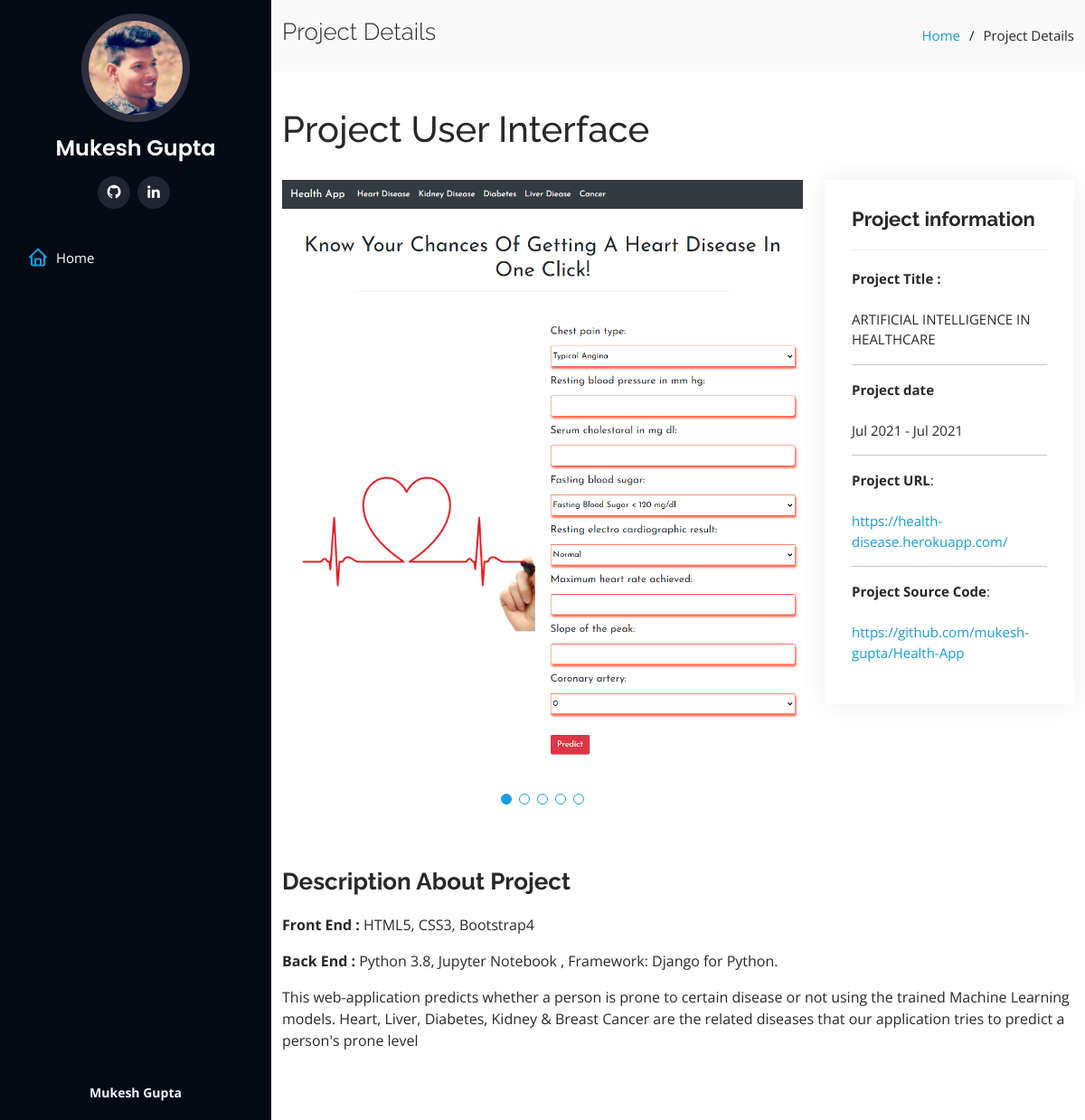
/detail/1, run on the app's committed database.
### Profile/models.py (models this page shows, shortened)
class Project(models.Model):
    proj_img=models.ImageField(upload_to='proj',default='static/user.png')
    img_1 = models.ImageField(upload_to='proj_img',default='static/user.png')
    img_2 = models.ImageField(upload_to='proj_img',default='static/user.png')
    img_3 = models.ImageField(upload_to='proj_img',default='static/user.png')
    img_4 = models.ImageField(upload_to='proj_img',default='static/user.png')
    img_5 = models.ImageField(upload_to='proj_img',default='static/user.png')
    proj_stdt = models.DateField(null=True)
    proj_eddt = models.DateField(null=True)
    proj_title = models.CharField(max_length=300)
    proj_desc = models.TextField(max_length=2000)
    proj_url = models.URLField()
    proj_sc = models.URLField(null=True)
    front_e=models.CharField(max_length=200,null=True)
    back_e=models.CharField(max_length=200,null=True)

### Profile/views.py (the view)
# urls.py: path('detail/<int:pk>',views.project_view,name='detail'),
def project_view(request,pk):
    proj=Project.objects.get(pk=pk)
    context={'project':proj}
    return render(request,'project-details.html',context=context)

### templates/project-details.html (shortened to what this page needs)
<!DOCTYPE html>
{% extends 'base.html' %}
{% load static %}
{% block content %}
<header id="header">
    <div class="d-flex flex-column">
        <div class="profile">
            <img src="{% static 'img/mukesh.jpg' %}" alt="" class="img-fluid rounded-circle">
            <h1 class="text-light"><a href="{% url 'home' %}">Mukesh Gupta</a></h1>
            <div class="social-links mt-3 text-center">
                <a href="https://github.com/mukesh-gupta" class="github"><i class="bx bxl-github"></i></a>
                <a href="https://www.linkedin.com/in/mukesh-gupta-669b21193/" class="linkedin"><i class="bx bxl-linkedin"></i></a>
            </div>
        </div>
        <nav id="navbar" class="nav-menu navbar">
            <ul>
                <li><a href="{% url 'home' %}" class="nav-link scrollto active"><i class="bx bx-home"></i>
                    <span>Home</span></a></li>
            </ul>
        </nav>
    </div>
</header>
<main id="main">
    <section id="breadcrumbs" class="breadcrumbs">
        <div class="container">
            <div class="d-flex justify-content-between align-items-center">
                <h2>Project Details</h2>
                <ol>
                    <li><a href="{% url 'home' %}">Home</a></li>
                    <li>Project Details</li>
                </ol>
            </div>
        </div>
    </section>
    <section id="portfolio-details" class="portfolio-details">
        <div class="container">
            <div class="row gy-4">
                <h1>Project User Interface</h1>
                <div class="col-lg-8">
                    <div class="portfolio-details-slider swiper-container">
                        <div class="swiper-wrapper align-items-center">
                            <div class="swiper-slide">
                                <img src="{{project.img_1.url}}" alt="">
                            </div>
                        </div>
                        <div class="swiper-pagination"></div>
                    </div>
                </div>
                <div class="col-lg-4">
                    <div class="portfolio-info">
                        <h3>Project information</h3>
                        <ul>
                            <li><strong>Project Title :</strong></li>
                            <br>
                            <p>{{project.proj_title}}</p>
                            <hr>
                            <li><strong>Project date</strong></li>
                            <br>
                            <p>{{project.proj_stdt|date:"M Y"}} - {{project.proj_eddt|date:"M Y"}}</p>
                            <hr>
                            <li><strong>Project URL</strong>:</li>
                            <br>
                            <a href="{{project.proj_url}}">{{project.proj_url}}</a>
                            <hr>
                            <li><strong>Project Source Code</strong>:</li>
                            <br>
                            <a href="{{project.proj_sc}}">{{project.proj_sc}}</a>
                        </ul>
                    </div>
                </div>
                <div class="portfolio-description">
                    <h2>Description About Project</h2>
                    <p>
                        <strong>Front End :</strong> {{project.front_e}}
                    </p>
                    <p>
                        <strong>Back End :</strong> {{project.back_e}}
                    </p>
                    <p>
                        {{project.proj_desc}}
                    </p>
                </div>
            </div>
        </div>
    </section>
</main>
<footer id="footer">
    <div class="container">
        <div class="copyright">
            <strong><span>Mukesh Gupta</span></strong>
        </div>
        <div class="credits">
        </div>
    </div>
</footer>
{% endblock %}

### templates/base.html (shortened to what this page needs)
<!DOCTYPE html>
{% load static %}
<html lang="en">
<head>
  <link href="https://cdn.jsdelivr.net/npm/bootstrap@5.0.2/dist/css/bootstrap.min.css" rel="stylesheet">
  <link href="{% static 'vendor/aos/aos.css' %}" rel="stylesheet">
  <link href="{% static 'vendor/bootstrap/css/bootstrap.min.css' %}" rel="stylesheet">
  <link href="{% static 'vendor/bootstrap-icons/bootstrap-icons.css' %}" rel="stylesheet">
  <link href="{% static 'vendor/boxicons/css/boxicons.min.css' %}" rel="stylesheet">
  <link href="{% static 'vendor/glightbox/css/glightbox.min.css' %}" rel="stylesheet">
  <link href="{% static 'vendor/swiper/swiper-bundle.min.css' %}" rel="stylesheet">
  <link href="{% static 'css/style.css' %}" rel="stylesheet">
</head>
<body>
  {% block content %}
  {% endblock %}
  </body>
</html>

### static/css/style.css (style rules this page uses)
body { font-family: "Open Sans", sans-serif; color: #272829; }
a { color: #149ddd; text-decoration: none; }
h1, h2, h3, h4, h5, h6 { font-family: "Raleway", sans-serif; }
#header { position: fixed; top: 0; left: 0; bottom: 0; width: 300px; transition: all ease-in-out 0.5s; z-index: 9997; transition: all 0.5s; padding: 0 15px; background: #040b14; overflow-y: auto; }
#header .profile img { margin: 15px auto; display: block; width: 120px; border: 8px solid #2c2f3f; }
#header .profile h1 { font-size: 24px; margin: 0; padding: 0; font-weight: 600; -moz-text-align-last: center; text-align-last: center; font-family: "Poppins", sans-serif; }
#header .profile h1 a, #header .profile h1 a:hover { color: #fff; text-decoration: none; }
#header .profile .social-links a { font-size: 18px; display: inline-block; background: #212431; color: #fff; line-height: 1; padding: 8px 0; margin-right: 4px; border-radius: 50%; text-align: center; width: 36px; height: 36px; transition: 0.3s; }
#main { margin-left: 300px; }
.nav-menu { padding: 30px 0 0 0; }
.nav-menu * { margin: 0; padding: 0; list-style: none; }
.nav-menu > ul > li { position: relative; white-space: nowrap; }
.nav-menu a, .nav-menu a:focus { display: flex; align-items: center; color: #a8a9b4; padding: 12px 15px; margin-bottom: 8px; transition: 0.3s; font-size: 15px; }
.nav-menu a i, .nav-menu a:focus i { font-size: 24px; padding-right: 8px; color: #6f7180; }
.nav-menu a:hover, .nav-menu .active, .nav-menu .active:focus, .nav-menu li:hover > a { text-decoration: none; color: #fff; }
.nav-menu a:hover i, .nav-menu .active i, .nav-menu .active:focus i, .nav-menu li:hover > a i { color: #149ddd; }
section { padding: 60px 0; overflow: hidden; }
.portfolio-details { padding-top: 40px; }
.portfolio-details .portfolio-details-slider img { width: 100%; }
.portfolio-details .portfolio-details-slider .swiper-pagination { margin-top: 20px; position: relative; }
.portfolio-details .portfolio-info { padding: 30px; box-shadow: 0px 0 30px rgba(5, 13, 24, 0.08); }
.portfolio-details .portfolio-info h3 { font-size: 22px; font-weight: 700; margin-bottom: 20px; padding-bottom: 20px; border-bottom: 1px solid #eee; }
.portfolio-details .portfolio-info ul { list-style: none; padding: 0; font-size: 15px; }
.portfolio-details .portfolio-description { padding-top: 30px; }
.portfolio-details .portfolio-description h2 { font-size: 26px; font-weight: 700; margin-bottom: 20px; }
.portfolio-details .portfolio-description p { padding: 0; }
.breadcrumbs { padding: 20px 0; background: #f9f9f9; }
.breadcrumbs h2 { font-size: 26px; font-weight: 300; }
.breadcrumbs ol { display: flex; flex-wrap: wrap; list-style: none; padding: 0; margin: 0; font-size: 15px; }
.breadcrumbs ol li + li { padding-left: 10px; }
.breadcrumbs ol li + li::before { display: inline-block; padding-right: 10px; color: #0e2442; content: "/"; }
#footer { padding: 15px; color: #f4f6fd; font-size: 14px; position: fixed; left: 0; bottom: 0; width: 300px; z-index: 9999; background: #040b14; }
#footer .copyright { text-align: center; }
#footer .credits { padding-top: 5px; text-align: center; font-size: 13px; color: #eaebf0; }

### data on the page
Project: img_1 (picture), proj_title "ARTIFICIAL INTELLIGENCE IN HEALTHCARE", proj_stdt "Jul 2021", proj_eddt "Jul 2021", proj_url "https://health-disease.herokuapp.com/", proj_sc "https://github.com/mukesh-gupta/Health-App", front_e "HTML5, CSS3, Bootstrap4", back_e "Python 3.8, Jupyter Notebook , Framework: Django for Python.", proj_desc "This web-application predicts whether a person is prone to certain disease or not using the trained Machine Learning models. Heart, Liver, Diabetes, Kidney & Breast Cancer are the related diseases that our application tries to predict a person's prone level"
